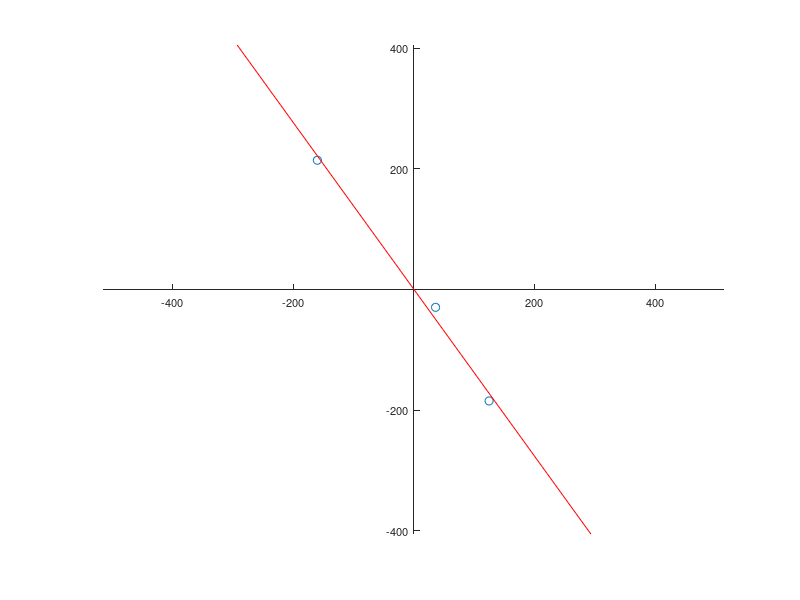

Here is the MATLAB script that generated this plot:
clear, clc, close all

% rng(0)
% data(:,1) = randn(30,1);
% data(:,2) = 3.4 + 1.2 * data(:,1);
% data(:,2) = data(:,2) + 0.2*randn(size(data(:,1)));
data = [208.13788, 409.93533;
 403.98703, 166.20012;
 492.69501, 11.031432];

data = sortrows(data,1);



% end of generating points

data(:,1) = data(:,1)-mean(data(:,1));
data(:,2) = data(:,2)-mean(data(:,2));

% end of translation to origin
data 

C = cov(data)


[V,~] = eig(C)

figure
axes('LineWidth',0.6,...
    'FontName','Helvetica',...
    'FontSize',8,...
    'XAxisLocation','Origin',...
    'YAxisLocation','Origin');
line(data(:,1),data(:,2),...
    'LineStyle','None',...
    'Marker','o');

% perpendicular line
% line([0 V(1,1)],[0 V(2,1)],...
%     'Color',[0.8 0.5 0.3],...
%     'LineWidth',0.75);

k = 500;
line([-k*V(1,2) k*V(1,2)],[-k*V(2,2) k*V(2,2)], 'Color', 'red');
axis equal



[coeff,newdatapca,latend,tsquared,variance] = pca(data);
coeff



